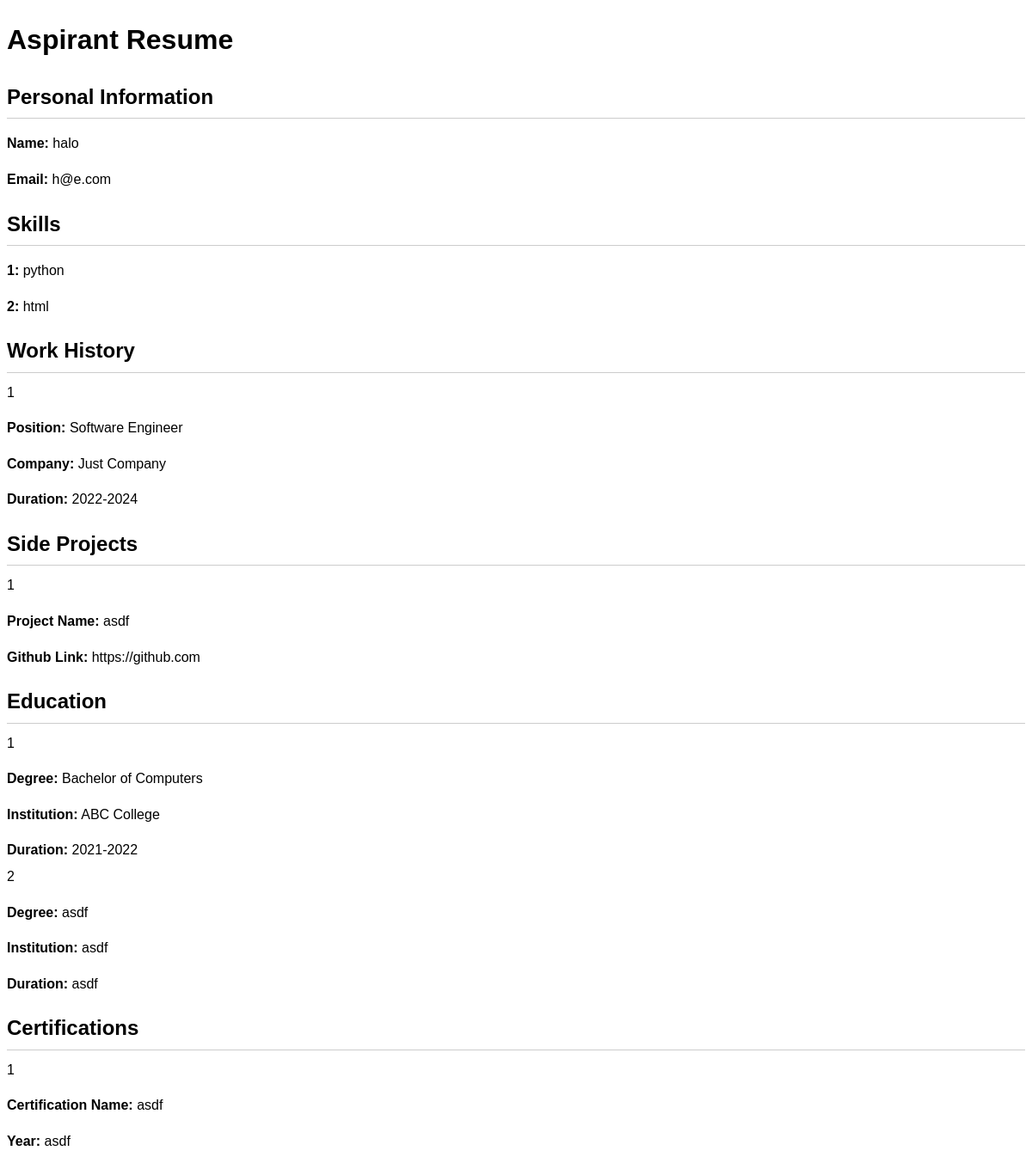
The app's page /aspirant/resume/ (signed in) with its own data.
### jobs/models.py (models this page shows)
class CustomUser(AbstractUser):
    is_employer = models.BooleanField(default=False)
    is_aspirant = models.BooleanField(default=False)
    objects = CustomUserManager()
    class Meta:
        permissions = (("can_view_custom_permissions", "Can view custom permissions"),)
        default_related_name = 'custom_users'
    groups = models.ManyToManyField(Group, verbose_name=_('groups'), blank=True, related_name='auth_users')
    user_permissions = models.ManyToManyField(Permission, verbose_name=_('user permissions'), blank=True, related_name='auth_users')

class Skill(models.Model):
    name = models.CharField(max_length=100)
    def __str__(self):
        return self.name

class WorkHistory(models.Model):
    aspirant_profile = models.ForeignKey(AspirantProfile, on_delete=models.CASCADE)
    job_title = models.CharField(max_length=100)
    company = models.CharField(max_length=100)
    duration = models.CharField(max_length=100)

class SideProject(models.Model):
    aspirant_profile = models.ForeignKey(AspirantProfile, on_delete=models.CASCADE)
    project_title = models.CharField(max_length=100)
    github_link = models.URLField()

class Education(models.Model):
    aspirant_profile = models.ForeignKey(AspirantProfile, on_delete=models.CASCADE)
    degree = models.CharField(max_length=100)
    institution = models.CharField(max_length=100)
    duration = models.CharField(max_length=100)

class Certification(models.Model):
    aspirant_profile = models.ForeignKey(AspirantProfile, on_delete=models.CASCADE)
    certification_name = models.CharField(max_length=100)
    year = models.CharField(max_length=4)

### jobs/views.py (the view)
# urls.py: path('aspirant/resume/', views.aspirant_resume, name='aspirant_resume'),
def aspirant_resume(request):
    try:
        aspirant = Aspirant.objects.get(user=request.user)
        aspirant_profile = AspirantProfile.objects.get(aspirant = aspirant)
        skills = Skill.objects.filter(aspirantprofile=aspirant_profile)
        work_history_list = WorkHistory.objects.filter(aspirant_profile=aspirant_profile)
        side_project_list = SideProject.objects.filter(aspirant_profile=aspirant_profile)
        education_list = Education.objects.filter(aspirant_profile=aspirant_profile)
        certification_list = Certification.objects.filter(aspirant_profile=aspirant_profile)
    except AspirantProfile.DoesNotExist:
        aspirant_profile = None
        work_history_list = []
        side_project_list = []
        education_list = []
        certification_list = []
    return render(request, 'aspirant_resume.html', {
        'aspirant_profile': aspirant_profile,
        'skills': skills,
        'work_history_list': work_history_list,
        'side_project_list': side_project_list,
        'education_list': education_list,
        'certification_list': certification_list,
    })

### jobs/templates/aspirant_resume.html (shortened to what this page needs)
<!DOCTYPE html>
<html lang="en">
<head>
</head>
<body>
    <h1>Aspirant Resume</h1>
    <div class="resume-section">
        <h2>Personal Information</h2>
        <p><strong>Name:</strong> {{ request.user.username }}</p>
        <p><strong>Email:</strong> {{ request.user.email }}</p>
    </div>
    <div class="resume-section">
        <h2>Skills</h2>
        {% for skill in skills %}
            <p><strong>{{ forloop.counter }}:</strong> {{ skill }}</p>
        {% endfor %}
    </div>
    <div class="resume-section">
        <h2>Work History</h2>
        {% for work_history in work_history_list %}
        {{ forloop.counter }}
            <p><strong>Position:</strong> {{ work_history.job_title }}</p>
            <p><strong>Company:</strong> {{ work_history.company }}</p>
            <p><strong>Duration:</strong> {{ work_history.duration }}</p>
        {% endfor %}
    </div>
    <div class="resume-section">
        <h2>Side Projects</h2>
        {% for side_project in side_project_list %}
        {{ forloop.counter }}
            <p><strong>Project Name:</strong> {{ side_project.project_title }}</p>
            <p><strong>Github Link:</strong> {{ side_project.github_link }}</p>
        {% endfor %}
    </div>
    <div class="resume-section">
        <h2>Education</h2>
        {% for education in education_list %}
        {{ forloop.counter }}
            <p><strong>Degree:</strong> {{ education.degree }}</p>
            <p><strong>Institution:</strong> {{ education.institution }}</p>
            <p><strong>Duration:</strong> {{ education.duration }}</p>
        {% endfor %}
    </div>
    <div class="resume-section">
        <h2>Certifications</h2>
        {% for certification in certification_list %}
        {{ forloop.counter }}
            <p><strong>Certification Name:</strong> {{ certification.certification_name }}</p>
            <p><strong>Year:</strong> {{ certification.year }}</p>
        {% endfor %}
    </div>
</body>
</html>

### jobs/templates/aspirant_resume.html (style rules this page uses)
body { font-family: Arial, sans-serif; line-height: 1.6; }
.resume-section { margin-bottom: 20px; }
.resume-section h2 { margin-bottom: 10px; border-bottom: 1px solid #ccc; padding-bottom: 5px; }
.resume-section p { margin-bottom: 5px; }

### records on screen
CustomUser: user.username "halo", user.email "h@e.com"
Skill: name "python"
Skill: name "html"
WorkHistory: job_title "Software Engineer", company "Just Company", duration "2022-2024"
SideProject: project_title "asdf", github_link "https://github.com"
Education: degree "Bachelor of Computers", institution "ABC College", duration "2021-2022"
Education: degree "asdf", institution "asdf", duration "asdf"
Certification: certification_name "asdf", year "asdf"
